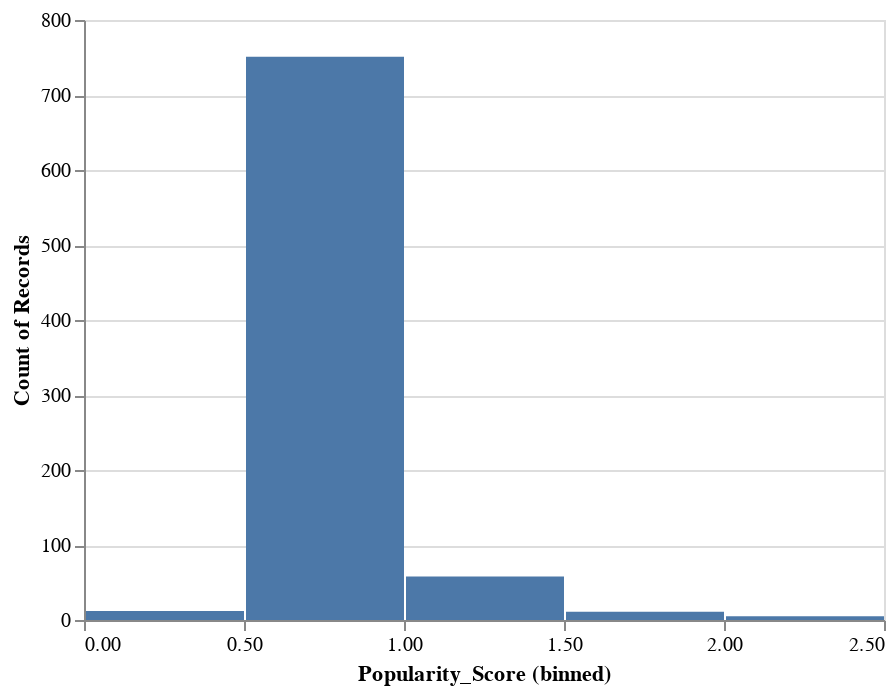

Source (notebook cell):
### Code cell
import altair as alt
alt.Chart(spanish).mark_bar().encode(
  x=alt.X('Popularity_Score', bin=True),
  y='count()',
)

### Figure 1 — Vega-Lite specification as saved in the notebook (floating-point values rounded to 4 significant figures; data arrays with more than 128 entries replaced by an {"elided": "..."} marker saying what was removed)
{"config": {"view": {"continuousWidth": 400, "continuousHeight": 300}}, "data": {"name": "data-673546982e044a42b87f83ae963b5fc4"}, "mark": "bar", "encoding": {"x": {"bin": true, "field": "Popularity_Score", "type": "quantitative"}, "y": {"aggregate": "count", "type": "quantitative"}}, "$schema": "https://vega.github.io/schema/vega-lite/v4.17.0.json", "datasets": {"data-673546982e044a42b87f83ae963b5fc4": {"elided": "837 records"}}}
